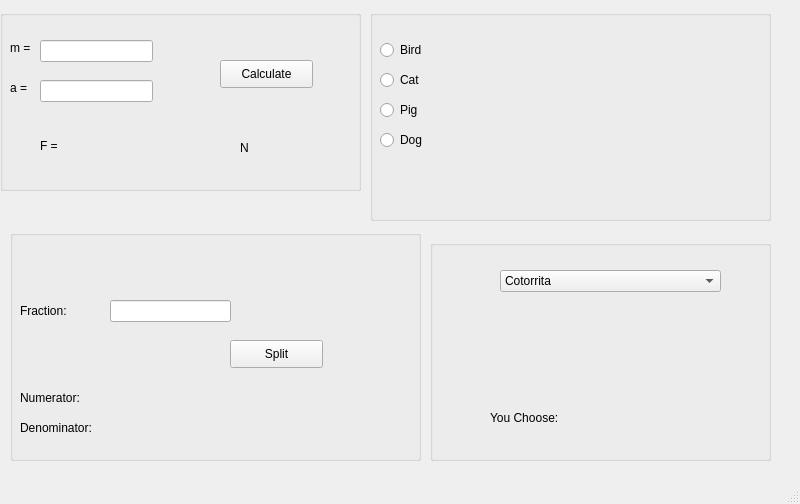
<?xml version="1.0" encoding="UTF-8"?>
<ui version="4.0">
 <class>MainWindow</class>
 <widget class="QMainWindow" name="MainWindow">
  <property name="geometry">
   <rect>
    <x>0</x>
    <y>0</y>
    <width>800</width>
    <height>504</height>
   </rect>
  </property>
  <property name="windowTitle">
   <string>MainWindow</string>
  </property>
  <widget class="QWidget" name="centralwidget">
   <widget class="QLabel" name="numerator">
    <property name="geometry">
     <rect>
      <x>90</x>
      <y>400</y>
      <width>141</width>
      <height>16</height>
     </rect>
    </property>
    <property name="text">
     <string/>
    </property>
   </widget>
   <widget class="QLabel" name="Denominator">
    <property name="geometry">
     <rect>
      <x>100</x>
      <y>430</y>
      <width>141</width>
      <height>16</height>
     </rect>
    </property>
    <property name="text">
     <string/>
    </property>
   </widget>
   <widget class="QGroupBox" name="groupBox">
    <property name="geometry">
     <rect>
      <x>0</x>
      <y>10</y>
      <width>361</width>
      <height>181</height>
     </rect>
    </property>
    <property name="title">
     <string/>
    </property>
    <widget class="QLabel" name="label">
     <property name="geometry">
      <rect>
       <x>10</x>
       <y>30</y>
       <width>55</width>
       <height>16</height>
      </rect>
     </property>
     <property name="text">
      <string>m =</string>
     </property>
    </widget>
    <widget class="QLineEdit" name="lineEdit">
     <property name="geometry">
      <rect>
       <x>40</x>
       <y>30</y>
       <width>113</width>
       <height>22</height>
      </rect>
     </property>
    </widget>
    <widget class="QLabel" name="label_2">
     <property name="geometry">
      <rect>
       <x>10</x>
       <y>70</y>
       <width>55</width>
       <height>16</height>
      </rect>
     </property>
     <property name="text">
      <string>a =</string>
     </property>
    </widget>
    <widget class="QLineEdit" name="lineEdit_2">
     <property name="geometry">
      <rect>
       <x>40</x>
       <y>70</y>
       <width>113</width>
       <height>22</height>
      </rect>
     </property>
    </widget>
    <widget class="QPushButton" name="calculatebutton">
     <property name="geometry">
      <rect>
       <x>220</x>
       <y>50</y>
       <width>93</width>
       <height>28</height>
      </rect>
     </property>
     <property name="text">
      <string>Calculate</string>
     </property>
    </widget>
    <widget class="QLabel" name="forceresult">
     <property name="geometry">
      <rect>
       <x>40</x>
       <y>120</y>
       <width>191</width>
       <height>31</height>
      </rect>
     </property>
     <property name="text">
      <string>F = </string>
     </property>
    </widget>
    <widget class="QLabel" name="label_4">
     <property name="geometry">
      <rect>
       <x>240</x>
       <y>130</y>
       <width>55</width>
       <height>16</height>
      </rect>
     </property>
     <property name="text">
      <string>N</string>
     </property>
    </widget>
   </widget>
   <widget class="QGroupBox" name="groupBox_2">
    <property name="geometry">
     <rect>
      <x>430</x>
      <y>240</y>
      <width>341</width>
      <height>221</height>
     </rect>
    </property>
    <property name="title">
     <string/>
    </property>
    <widget class="QComboBox" name="comboBox">
     <property name="geometry">
      <rect>
       <x>70</x>
       <y>30</y>
       <width>221</width>
       <height>22</height>
      </rect>
     </property>
     <item>
      <property name="text">
       <string>Cotorrita</string>
      </property>
     </item>
     <item>
      <property name="text">
       <string>Gatito</string>
      </property>
     </item>
     <item>
      <property name="text">
       <string>Perrito</string>
      </property>
     </item>
     <item>
      <property name="text">
       <string>Cerdito</string>
      </property>
     </item>
     <item>
      <property name="text">
       <string>Conejito</string>
      </property>
     </item>
    </widget>
    <widget class="QLabel" name="youChoose">
     <property name="geometry">
      <rect>
       <x>60</x>
       <y>170</y>
       <width>211</width>
       <height>16</height>
      </rect>
     </property>
     <property name="text">
      <string>You Choose:</string>
     </property>
    </widget>
   </widget>
   <widget class="QGroupBox" name="groupBox_3">
    <property name="geometry">
     <rect>
      <x>370</x>
      <y>10</y>
      <width>401</width>
      <height>211</height>
     </rect>
    </property>
    <property name="title">
     <string/>
    </property>
    <widget class="QRadioButton" name="bird">
     <property name="geometry">
      <rect>
       <x>10</x>
       <y>30</y>
       <width>95</width>
       <height>20</height>
      </rect>
     </property>
     <property name="text">
      <string>Bird</string>
     </property>
    </widget>
    <widget class="QRadioButton" name="cat">
     <property name="geometry">
      <rect>
       <x>10</x>
       <y>60</y>
       <width>95</width>
       <height>20</height>
      </rect>
     </property>
     <property name="text">
      <string>Cat</string>
     </property>
    </widget>
    <widget class="QRadioButton" name="pig">
     <property name="geometry">
      <rect>
       <x>10</x>
       <y>90</y>
       <width>95</width>
       <height>20</height>
      </rect>
     </property>
     <property name="text">
      <string>Pig</string>
     </property>
    </widget>
    <widget class="QRadioButton" name="dog">
     <property name="geometry">
      <rect>
       <x>10</x>
       <y>120</y>
       <width>95</width>
       <height>20</height>
      </rect>
     </property>
     <property name="text">
      <string>Dog</string>
     </property>
    </widget>
    <widget class="QLabel" name="imageChanged">
     <property name="geometry">
      <rect>
       <x>130</x>
       <y>0</y>
       <width>251</width>
       <height>201</height>
      </rect>
     </property>
     <property name="styleSheet">
      <string notr="true"/>
     </property>
     <property name="text">
      <string/>
     </property>
     <property name="pixmap">
      <pixmap>../../../../../AppData/Local/Temp/cat_VVvLBQ</pixmap>
     </property>
     <property name="alignment">
      <set>Qt::AlignCenter</set>
     </property>
    </widget>
   </widget>
   <widget class="QGroupBox" name="groupBox_4">
    <property name="geometry">
     <rect>
      <x>10</x>
      <y>230</y>
      <width>411</width>
      <height>231</height>
     </rect>
    </property>
    <property name="title">
     <string/>
    </property>
    <widget class="QLineEdit" name="lineEdit_3">
     <property name="geometry">
      <rect>
       <x>100</x>
       <y>70</y>
       <width>121</width>
       <height>22</height>
      </rect>
     </property>
    </widget>
    <widget class="QLabel" name="label_6">
     <property name="geometry">
      <rect>
       <x>10</x>
       <y>70</y>
       <width>81</width>
       <height>21</height>
      </rect>
     </property>
     <property name="text">
      <string>Fraction:</string>
     </property>
    </widget>
    <widget class="QLabel" name="label_8">
     <property name="geometry">
      <rect>
       <x>10</x>
       <y>190</y>
       <width>81</width>
       <height>16</height>
      </rect>
     </property>
     <property name="text">
      <string>Denominator: </string>
     </property>
    </widget>
    <widget class="QLabel" name="label_7">
     <property name="geometry">
      <rect>
       <x>10</x>
       <y>160</y>
       <width>91</width>
       <height>16</height>
      </rect>
     </property>
     <property name="text">
      <string>Numerator:</string>
     </property>
    </widget>
    <widget class="QPushButton" name="splitbutton">
     <property name="geometry">
      <rect>
       <x>220</x>
       <y>110</y>
       <width>93</width>
       <height>28</height>
      </rect>
     </property>
     <property name="text">
      <string>Split</string>
     </property>
    </widget>
   </widget>
  </widget>
  <widget class="QMenuBar" name="menubar">
   <property name="geometry">
    <rect>
     <x>0</x>
     <y>0</y>
     <width>800</width>
     <height>26</height>
    </rect>
   </property>
  </widget>
  <widget class="QStatusBar" name="statusbar"/>
 </widget>
 <resources/>
 <connections/>
</ui>
